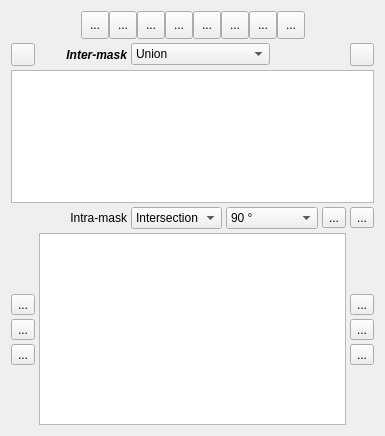
        <widget class="QWidget" name="CustomDetectorTab">
         <layout class="QGridLayout" name="gridLayout_5" rowstretch="0,0,1,0,1">
          <property name="spacing">
           <number>4</number>
          </property>
          <item row="3" column="8">
           <widget class="QToolButton" name="CDRotCCW">
            <property name="text">
             <string>...</string>
            </property>
            <property name="icon">
             <iconset>
              <normaloff>icons/left_rotate.png</normaloff>icons/left_rotate.png</iconset>
            </property>
           </widget>
          </item>
          <item row="3" column="2" colspan="2">
           <widget class="QLabel" name="CDIntraMaskLabel">
            <property name="text">
             <string>Intra-mask</string>
            </property>
            <property name="alignment">
             <set>Qt::AlignRight|Qt::AlignTrailing|Qt::AlignVCenter</set>
            </property>
           </widget>
          </item>
          <item row="0" column="2" colspan="7">
           <layout class="QHBoxLayout" name="CDNewMaskHGrid">
            <property name="spacing">
             <number>0</number>
            </property>
            <property name="sizeConstraint">
             <enum>QLayout::SetDefaultConstraint</enum>
            </property>
            <item>
             <spacer name="horizontalSpacer_2">
              <property name="orientation">
               <enum>Qt::Horizontal</enum>
              </property>
              <property name="sizeHint" stdset="0">
               <size>
                <width>40</width>
                <height>20</height>
               </size>
              </property>
             </spacer>
            </item>
            <item>
             <widget class="QToolButton" name="CDNewCircle">
              <property name="minimumSize">
               <size>
                <width>28</width>
                <height>28</height>
               </size>
              </property>
              <property name="maximumSize">
               <size>
                <width>28</width>
                <height>28</height>
               </size>
              </property>
              <property name="text">
               <string>...</string>
              </property>
              <property name="icon">
               <iconset>
                <normaloff>icons/circle.png</normaloff>icons/circle.png</iconset>
              </property>
             </widget>
            </item>
            <item>
             <widget class="QToolButton" name="CDNewGrid">
              <property name="minimumSize">
               <size>
                <width>28</width>
                <height>28</height>
               </size>
              </property>
              <property name="maximumSize">
               <size>
                <width>28</width>
                <height>28</height>
               </size>
              </property>
              <property name="text">
               <string>...</string>
              </property>
              <property name="icon">
               <iconset>
                <normaloff>icons/grid.png</normaloff>icons/grid.png</iconset>
              </property>
             </widget>
            </item>
            <item>
             <widget class="QToolButton" name="CDNewGridNoCenter">
              <property name="minimumSize">
               <size>
                <width>28</width>
                <height>28</height>
               </size>
              </property>
              <property name="maximumSize">
               <size>
                <width>28</width>
                <height>28</height>
               </size>
              </property>
              <property name="text">
               <string>...</string>
              </property>
              <property name="icon">
               <iconset>
                <normaloff>icons/grid_no_tb.png</normaloff>icons/grid_no_tb.png</iconset>
              </property>
              <property name="toolTip">
               <string>New grid of apertures without the transmitted beam (every 2nd lattice site)</string>
              </property>
             </widget>
            </item>
            <item>
             <widget class="QToolButton" name="CDNewBandpass">
              <property name="minimumSize">
               <size>
                <width>28</width>
                <height>28</height>
               </size>
              </property>
              <property name="maximumSize">
               <size>
                <width>28</width>
                <height>28</height>
               </size>
              </property>
              <property name="text">
               <string>...</string>
              </property>
              <property name="icon">
               <iconset>
                <normaloff>icons/bandpass.png</normaloff>icons/bandpass.png</iconset>
              </property>
             </widget>
            </item>
            <item>
             <widget class="QToolButton" name="CDNewWedge">
              <property name="minimumSize">
               <size>
                <width>28</width>
                <height>28</height>
               </size>
              </property>
              <property name="maximumSize">
               <size>
                <width>28</width>
                <height>28</height>
               </size>
              </property>
              <property name="text">
               <string>...</string>
              </property>
              <property name="icon">
               <iconset>
                <normaloff>icons/wedge.png</normaloff>icons/wedge.png</iconset>
              </property>
             </widget>
            </item>
            <item>
             <widget class="QToolButton" name="CDNewPolygon">
              <property name="minimumSize">
               <size>
                <width>28</width>
                <height>28</height>
               </size>
              </property>
              <property name="maximumSize">
               <size>
                <width>28</width>
                <height>28</height>
               </size>
              </property>
              <property name="text">
               <string>...</string>
              </property>
              <property name="icon">
               <iconset>
                <normaloff>icons/poly.png</normaloff>icons/poly.png</iconset>
              </property>
             </widget>
            </item>
            <item>
             <widget class="QToolButton" name="CDNewFromFile">
              <property name="minimumSize">
               <size>
                <width>28</width>
                <height>28</height>
               </size>
              </property>
              <property name="maximumSize">
               <size>
                <width>28</width>
                <height>28</height>
               </size>
              </property>
              <property name="text">
               <string>...</string>
              </property>
              <property name="icon">
               <iconset>
                <normaloff>icons/openMask.png</normaloff>icons/openMask.png</iconset>
              </property>
             </widget>
            </item>
            <item>
             <widget class="QToolButton" name="CDNewMath">
              <property name="minimumSize">
               <size>
                <width>28</width>
                <height>28</height>
               </size>
              </property>
              <property name="maximumSize">
               <size>
                <width>28</width>
                <height>28</height>
               </size>
              </property>
              <property name="text">
               <string>...</string>
              </property>
              <property name="icon">
               <iconset>
                <normaloff>icons/math.png</normaloff>icons/math.png</iconset>
              </property>
             </widget>
            </item>
            <item>
             <spacer name="horizontalSpacer_3">
              <property name="orientation">
               <enum>Qt::Horizontal</enum>
              </property>
              <property name="sizeHint" stdset="0">
               <size>
                <width>40</width>
                <height>20</height>
               </size>
              </property>
             </spacer>
            </item>
           </layout>
          </item>
          <item row="3" column="4" colspan="2">
           <widget class="QComboBox" name="CDIntraMask">
            <property name="minimumSize">
             <size>
              <width>85</width>
              <height>0</height>
             </size>
            </property>
            <property name="currentIndex">
             <number>1</number>
            </property>
            <item>
             <property name="text">
              <string>Union</string>
             </property>
            </item>
            <item>
             <property name="text">
              <string>Intersection</string>
             </property>
            </item>
            <item>
             <property name="text">
              <string>Additive</string>
             </property>
            </item>
           </widget>
          </item>
          <item row="1" column="2" colspan="2">
           <widget class="QLabel" name="CDInterMaskLabel">
            <property name="minimumSize">
             <size>
              <width>75</width>
              <height>0</height>
             </size>
            </property>
            <property name="font">
             <font>
              <weight>75</weight>
              <italic>true</italic>
              <bold>true</bold>
             </font>
            </property>
            <property name="text">
             <string>Inter-mask</string>
            </property>
            <property name="alignment">
             <set>Qt::AlignRight|Qt::AlignTrailing|Qt::AlignVCenter</set>
            </property>
           </widget>
          </item>
          <item row="4" column="2" colspan="7">
           <widget class="QTableWidget" name="CDDTable"/>
          </item>
          <item row="4" column="9">
           <layout class="QVBoxLayout" name="verticalLayout_5">
            <item>
             <spacer name="verticalSpacer_5">
              <property name="orientation">
               <enum>Qt::Vertical</enum>
              </property>
              <property name="sizeHint" stdset="0">
               <size>
                <width>20</width>
                <height>40</height>
               </size>
              </property>
             </spacer>
            </item>
            <item>
             <widget class="QToolButton" name="CDTranspose">
              <property name="text">
               <string>...</string>
              </property>
              <property name="icon">
               <iconset>
                <normaloff>icons/transpose.png</normaloff>icons/transpose.png</iconset>
              </property>
             </widget>
            </item>
            <item>
             <widget class="QToolButton" name="CDFlipVert">
              <property name="text">
               <string>...</string>
              </property>
              <property name="icon">
               <iconset>
                <normaloff>icons/mirrorVert.png</normaloff>icons/mirrorVert.png</iconset>
              </property>
             </widget>
            </item>
            <item>
             <widget class="QToolButton" name="CDFlipHorz">
              <property name="text">
               <string>...</string>
              </property>
              <property name="icon">
               <iconset>
                <normaloff>icons/mirrorHorz.png</normaloff>icons/mirrorHorz.png</iconset>
              </property>
             </widget>
            </item>
            <item>
             <spacer name="verticalSpacer_6">
              <property name="orientation">
               <enum>Qt::Vertical</enum>
              </property>
              <property name="sizeHint" stdset="0">
               <size>
                <width>20</width>
                <height>40</height>
               </size>
              </property>
             </spacer>
            </item>
           </layout>
          </item>
          <item row="3" column="9">
           <widget class="QToolButton" name="CDRotCW">
            <property name="text">
             <string>...</string>
            </property>
            <property name="icon">
             <iconset>
              <normaloff>icons/right_rotate.png</normaloff>icons/right_rotate.png</iconset>
            </property>
           </widget>
          </item>
          <item row="1" column="9">
           <widget class="QToolButton" name="CDDelMask">
            <property name="text">
             <string/>
            </property>
            <property name="icon">
             <iconset>
              <normaloff>icons/delete.png</normaloff>icons/delete.png</iconset>
            </property>
           </widget>
          </item>
          <item row="4" column="1">
           <layout class="QVBoxLayout" name="verticalLayout_4">
            <item>
             <spacer name="verticalSpacer_3">
              <property name="orientation">
               <enum>Qt::Vertical</enum>
              </property>
              <property name="sizeHint" stdset="0">
               <size>
                <width>20</width>
                <height>40</height>
               </size>
              </property>
             </spacer>
            </item>
            <item>
             <widget class="QToolButton" name="CDMirror">
              <property name="text">
               <string>...</string>
              </property>
              <property name="icon">
               <iconset>
                <normaloff>icons/mirrored.png</normaloff>icons/mirrored.png</iconset>
              </property>
             </widget>
            </item>
            <item>
             <widget class="QToolButton" name="CDInvert">
              <property name="text">
               <string>...</string>
              </property>
              <property name="icon">
               <iconset>
                <normaloff>icons/invertColors.png</normaloff>icons/invertColors.png</iconset>
              </property>
             </widget>
            </item>
            <item>
             <widget class="QToolButton" name="CDColor">
              <property name="text">
               <string>...</string>
              </property>
              <property name="icon">
               <iconset>
                <normaloff>icons/colorPicker.png</normaloff>icons/colorPicker.png</iconset>
              </property>
             </widget>
            </item>
            <item>
             <spacer name="verticalSpacer_4">
              <property name="orientation">
               <enum>Qt::Vertical</enum>
              </property>
              <property name="sizeHint" stdset="0">
               <size>
                <width>20</width>
                <height>40</height>
               </size>
              </property>
             </spacer>
            </item>
           </layout>
          </item>
          <item row="2" column="1" colspan="9">
           <widget class="QTableWidget" name="CDT">
            <property name="minimumSize">
             <size>
              <width>0</width>
              <height>0</height>
             </size>
            </property>
            <property name="maximumSize">
             <size>
              <width>16777215</width>
              <height>133</height>
             </size>
            </property>
           </widget>
          </item>
          <item row="1" column="1">
           <widget class="QToolButton" name="ShowDfrnMaskWdw">
            <property name="text">
             <string/>
            </property>
            <property name="icon">
             <iconset>
              <normaloff>icons/Aperture.png</normaloff>icons/Aperture.png</iconset>
            </property>
           </widget>
          </item>
          <item row="1" column="4" colspan="3">
           <widget class="QComboBox" name="CDInterMask">
            <property name="minimumSize">
             <size>
              <width>85</width>
              <height>0</height>
             </size>
            </property>
            <item>
             <property name="text">
              <string>Union</string>
             </property>
            </item>
            <item>
             <property name="text">
              <string>Intersection</string>
             </property>
            </item>
            <item>
             <property name="text">
              <string>Additive</string>
             </property>
            </item>
            <item>
             <property name="text">
              <string>Current Only</string>
             </property>
            </item>
           </widget>
          </item>
          <item row="3" column="6" colspan="2">
           <widget class="QComboBox" name="CDRotStep">
            <property name="currentIndex">
             <number>1</number>
            </property>
            <item>
             <property name="text">
              <string>180 °</string>
             </property>
            </item>
            <item>
             <property name="text">
              <string>90 °</string>
             </property>
            </item>
            <item>
             <property name="text">
              <string>60 °</string>
             </property>
            </item>
            <item>
             <property name="text">
              <string>45 °</string>
             </property>
            </item>
            <item>
             <property name="text">
              <string>30 °</string>
             </property>
            </item>
            <item>
             <property name="text">
              <string>22.5 °</string>
             </property>
            </item>
            <item>
             <property name="text">
              <string>10 °</string>
             </property>
            </item>
            <item>
             <property name="text">
              <string>5 °</string>
             </property>
            </item>
            <item>
             <property name="text">
              <string>2 °</string>
             </property>
            </item>
            <item>
             <property name="text">
              <string>1 °</string>
             </property>
            </item>
            <item>
             <property name="text">
              <string>0.5 °</string>
             </property>
            </item>
            <item>
             <property name="text">
              <string>0.25 °</string>
             </property>
            </item>
           </widget>
          </item>
         </layout>
        </widget>
